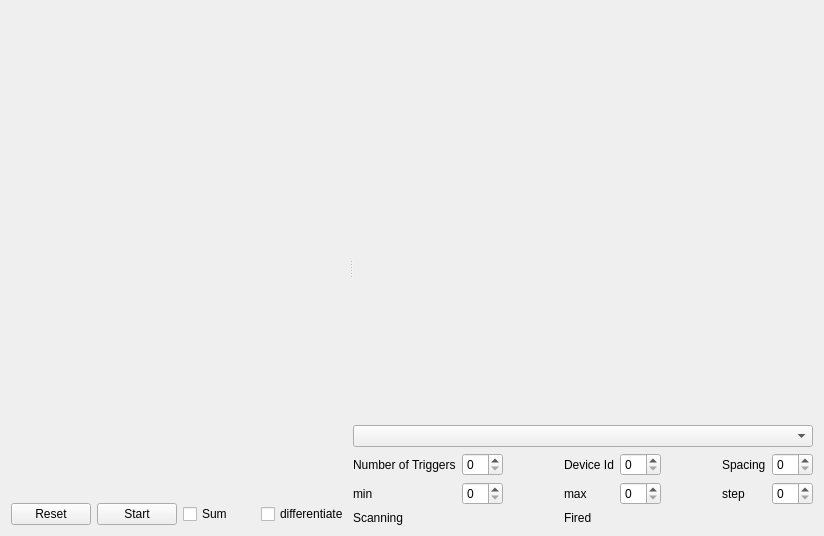
<?xml version="1.0" encoding="UTF-8"?>
<ui version="4.0">
 <class>QCstmThreshold</class>
 <widget class="QWidget" name="QCstmThreshold">
  <property name="geometry">
   <rect>
    <x>0</x>
    <y>0</y>
    <width>824</width>
    <height>536</height>
   </rect>
  </property>
  <property name="windowTitle">
   <string>Form</string>
  </property>
  <layout class="QHBoxLayout" name="horizontalLayout_2">
   <item>
    <widget class="QSplitter" name="splitter">
     <property name="orientation">
      <enum>Qt::Horizontal</enum>
     </property>
     <widget class="QWidget" name="layoutWidget">
      <layout class="QVBoxLayout" name="verticalLayout" stretch="1,0">
       <item>
        <widget class="QCustomPlot" name="plot" native="true"/>
       </item>
       <item>
        <layout class="QHBoxLayout" name="horizontalLayout">
         <item>
          <widget class="QPushButton" name="thlCalibReset">
           <property name="text">
            <string>Reset</string>
           </property>
          </widget>
         </item>
         <item>
          <widget class="QPushButton" name="thlCalibStart">
           <property name="text">
            <string>Start</string>
           </property>
          </widget>
         </item>
         <item>
          <widget class="QCheckBox" name="sumChekcbox">
           <property name="text">
            <string>Sum</string>
           </property>
          </widget>
         </item>
         <item>
          <widget class="QCheckBox" name="thlCalibDifferentiateCheckBox">
           <property name="text">
            <string>differentiate</string>
           </property>
          </widget>
         </item>
        </layout>
       </item>
      </layout>
     </widget>
     <widget class="QWidget" name="layoutWidget">
      <layout class="QVBoxLayout" name="verticalLayout_3" stretch="1,0">
       <item>
        <widget class="QCustomPlot" name="framePlot" native="true"/>
       </item>
       <item>
        <layout class="QVBoxLayout" name="verticalLayout_2">
         <item>
          <widget class="QComboBox" name="scanTargetComboBox"/>
         </item>
         <item>
          <layout class="QVBoxLayout" name="verticalLayout_9">
           <item>
            <layout class="QGridLayout" name="gridLayout">
             <item row="1" column="5">
              <spacer name="horizontalSpacer_2">
               <property name="orientation">
                <enum>Qt::Horizontal</enum>
               </property>
               <property name="sizeHint" stdset="0">
                <size>
                 <width>40</width>
                 <height>20</height>
                </size>
               </property>
              </spacer>
             </item>
             <item row="1" column="2">
              <spacer name="horizontalSpacer">
               <property name="orientation">
                <enum>Qt::Horizontal</enum>
               </property>
               <property name="sizeHint" stdset="0">
                <size>
                 <width>40</width>
                 <height>20</height>
                </size>
               </property>
              </spacer>
             </item>
             <item row="0" column="4">
              <widget class="QSpinBox" name="devIdSpinBox">
               <property name="keyboardTracking">
                <bool>false</bool>
               </property>
              </widget>
             </item>
             <item row="0" column="0">
              <widget class="QLabel" name="eqLabelnTriggers">
               <property name="text">
                <string>Number of Triggers</string>
               </property>
              </widget>
             </item>
             <item row="1" column="3">
              <widget class="QLabel" name="label_2">
               <property name="text">
                <string>max</string>
               </property>
              </widget>
             </item>
             <item row="0" column="3">
              <widget class="QLabel" name="eqLabelDevId">
               <property name="text">
                <string>Device Id</string>
               </property>
              </widget>
             </item>
             <item row="0" column="5">
              <spacer name="horizontalSpacer_6">
               <property name="orientation">
                <enum>Qt::Horizontal</enum>
               </property>
               <property name="sizeHint" stdset="0">
                <size>
                 <width>0</width>
                 <height>0</height>
                </size>
               </property>
              </spacer>
             </item>
             <item row="1" column="4">
              <widget class="QSpinBox" name="eqMaxSpinBox">
               <property name="keyboardTracking">
                <bool>false</bool>
               </property>
              </widget>
             </item>
             <item row="1" column="1">
              <widget class="QSpinBox" name="eqMinSpinBox">
               <property name="keyboardTracking">
                <bool>false</bool>
               </property>
              </widget>
             </item>
             <item row="1" column="0">
              <widget class="QLabel" name="label">
               <property name="text">
                <string>min</string>
               </property>
              </widget>
             </item>
             <item row="0" column="7">
              <widget class="QSpinBox" name="spacingSpinBox">
               <property name="keyboardTracking">
                <bool>false</bool>
               </property>
              </widget>
             </item>
             <item row="1" column="6">
              <widget class="QLabel" name="label_3">
               <property name="text">
                <string>step</string>
               </property>
              </widget>
             </item>
             <item row="0" column="6">
              <widget class="QLabel" name="eqLabelSpacing">
               <property name="text">
                <string>Spacing</string>
               </property>
              </widget>
             </item>
             <item row="0" column="1">
              <widget class="QSpinBox" name="nTriggersSpinBox">
               <property name="keyboardTracking">
                <bool>false</bool>
               </property>
              </widget>
             </item>
             <item row="0" column="2">
              <spacer name="horizontalSpacer_5">
               <property name="orientation">
                <enum>Qt::Horizontal</enum>
               </property>
               <property name="sizeHint" stdset="0">
                <size>
                 <width>0</width>
                 <height>0</height>
                </size>
               </property>
              </spacer>
             </item>
             <item row="1" column="7">
              <widget class="QSpinBox" name="eqStepSpinBox">
               <property name="keyboardTracking">
                <bool>false</bool>
               </property>
              </widget>
             </item>
             <item row="2" column="0">
              <widget class="QLabel" name="label_4">
               <property name="text">
                <string>Scanning</string>
               </property>
              </widget>
             </item>
             <item row="2" column="1">
              <widget class="QLabel" name="scanningLabel">
               <property name="text">
                <string/>
               </property>
              </widget>
             </item>
             <item row="2" column="3">
              <widget class="QLabel" name="label_5">
               <property name="text">
                <string>Fired</string>
               </property>
              </widget>
             </item>
             <item row="2" column="4">
              <widget class="QLabel" name="firedLabel">
               <property name="text">
                <string/>
               </property>
              </widget>
             </item>
            </layout>
           </item>
          </layout>
         </item>
        </layout>
       </item>
      </layout>
     </widget>
    </widget>
   </item>
  </layout>
 </widget>
 <customwidgets>
  <customwidget>
   <class>QCustomPlot</class>
   <extends>QWidget</extends>
   <header>qcustomplot.h</header>
   <container>1</container>
  </customwidget>
 </customwidgets>
 <resources/>
 <connections/>
</ui>
